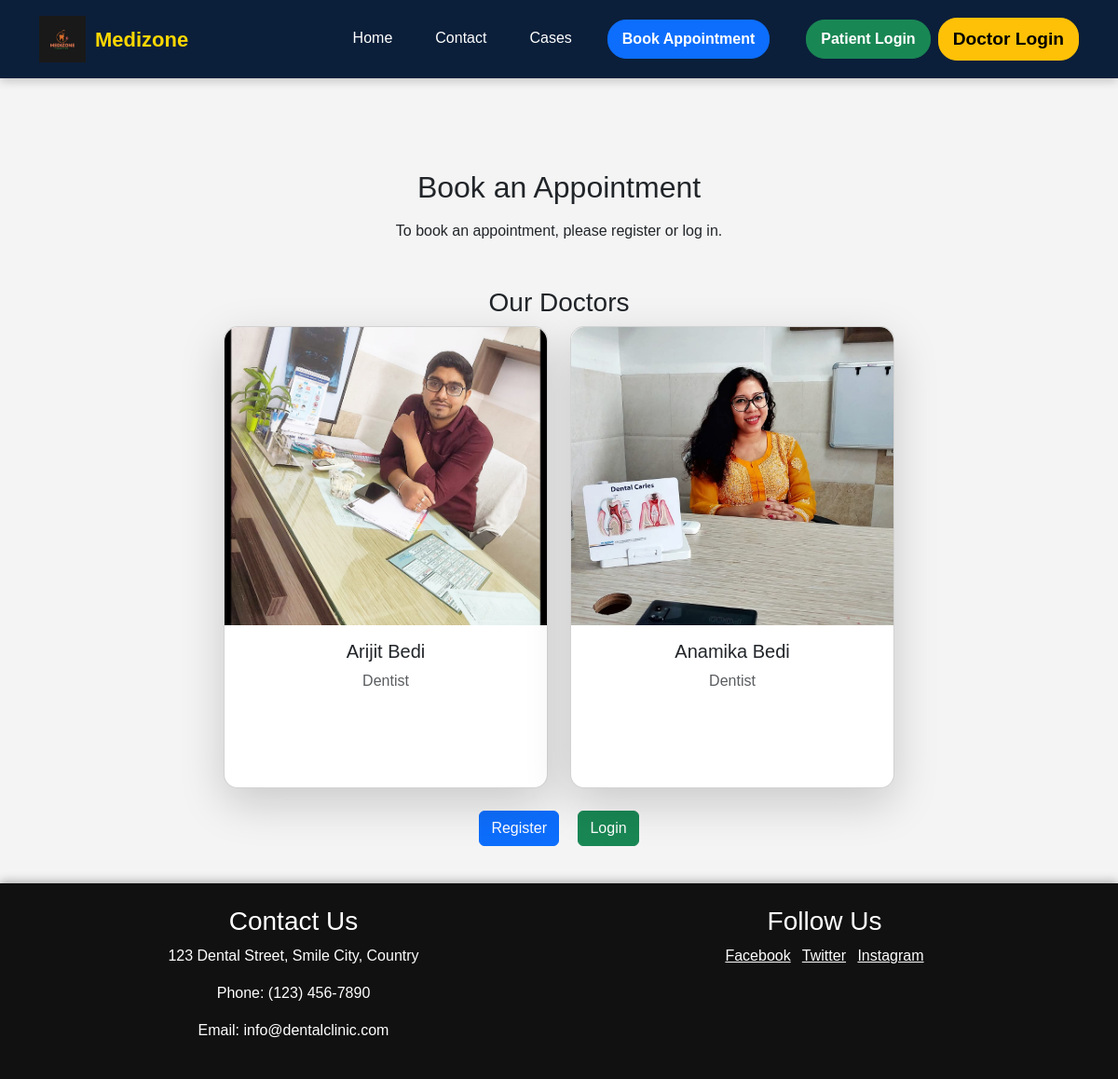
The app's page /appointment_info/ with its own data.
### main/models.py (models this page shows, shortened)
class Doctor(models.Model):
    user = models.OneToOneField(User, on_delete=models.CASCADE)
    name = models.CharField(max_length=100)  # Doctor's full name
    specialization = models.CharField(max_length=100)
    contact = models.CharField(max_length=15)  # Phone number
    image = models.ImageField(upload_to='doctor_images/', blank=True, null=True)  # Profile image

### main/views.py (the view)
# urls.py: path('appointment_info/', views.appointment_info, name='appointment_info'),
def appointment_info(request):
    if request.user.is_authenticated:
        return redirect('book_appointment')
    doctors = Doctor.objects.all()
    return render(request, 'appointment_info.html', {'doctors': doctors})

### main/templates/appointment_info.html
{% extends 'base.html' %}
{% block content %}
<div class="container mt-5 text-center">
    <h2>Book an Appointment</h2>
    <p class="mt-3">To book an appointment, please register or log in.</p>
    <div class="mt-5">
        <h3>Our Doctors</h3>
        <div class="row justify-content-center">
            {% for doctor in doctors %}
                <div class="col-md-6 col-lg-4">
                    <div class="card shadow-lg mb-4" style="width: 100%; height: 100%; border-radius: 15px;">
                        <img src="{{ doctor.image.url }}" class="card-img-top"
                             alt="{{ doctor.name }}"
                             style="height: 320px; object-fit: cover; border-top-left-radius: 15px; border-top-right-radius: 15px;">
                        <div class="card-body" style="min-height: 150px;">
                            <h5 class="card-title">{{ doctor.name }}</h5>
                            <p class="card-text text-muted">{{ doctor.specialization }}</p>
                        </div>
                    </div>
                </div>
            {% empty %}
                <p>No doctors available at the moment.</p>
            {% endfor %}
        </div>
    </div>
    <div class="mt-4">
        <a href="{% url 'register' %}" class="btn btn-primary me-3">Register</a>
        <a href="{% url 'login' %}" class="btn btn-success">Login</a>
    </div>
</div>
{% endblock %}

### main/static/style.css (style rules this page uses)
body { font-family: Arial, sans-serif; background-color: #f4f4f4; margin: 0; padding: 0; }
body { font-family: 'Poppins', sans-serif; }
.card { border-radius: 15px; transition: transform 0.3s ease, box-shadow 0.3s ease; }

### records on screen
Doctor: image (picture), name "Arijit Bedi", specialization "Dentist"
Doctor: image (picture), name "Anamika Bedi", specialization "Dentist"
